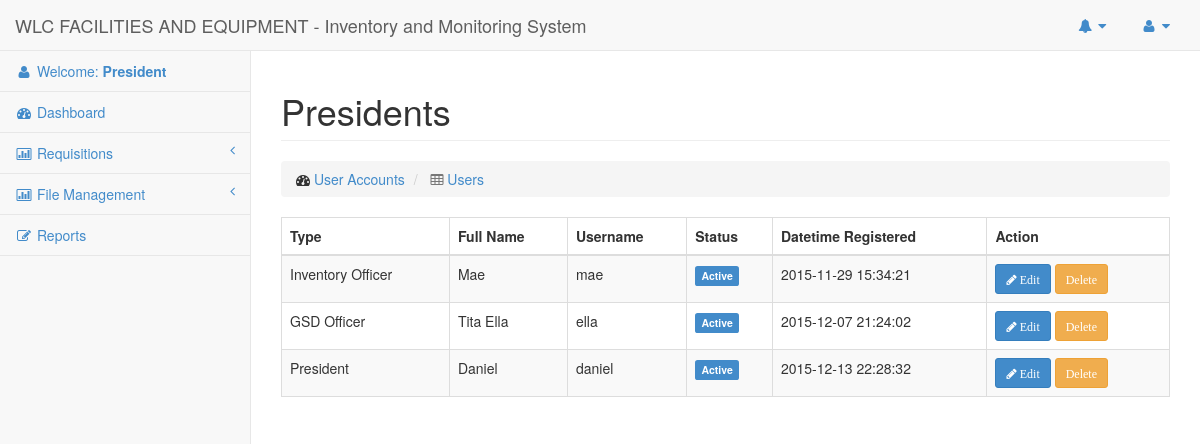
The page /Pages/Users/list.php (signed in) on the database as committed earlier.
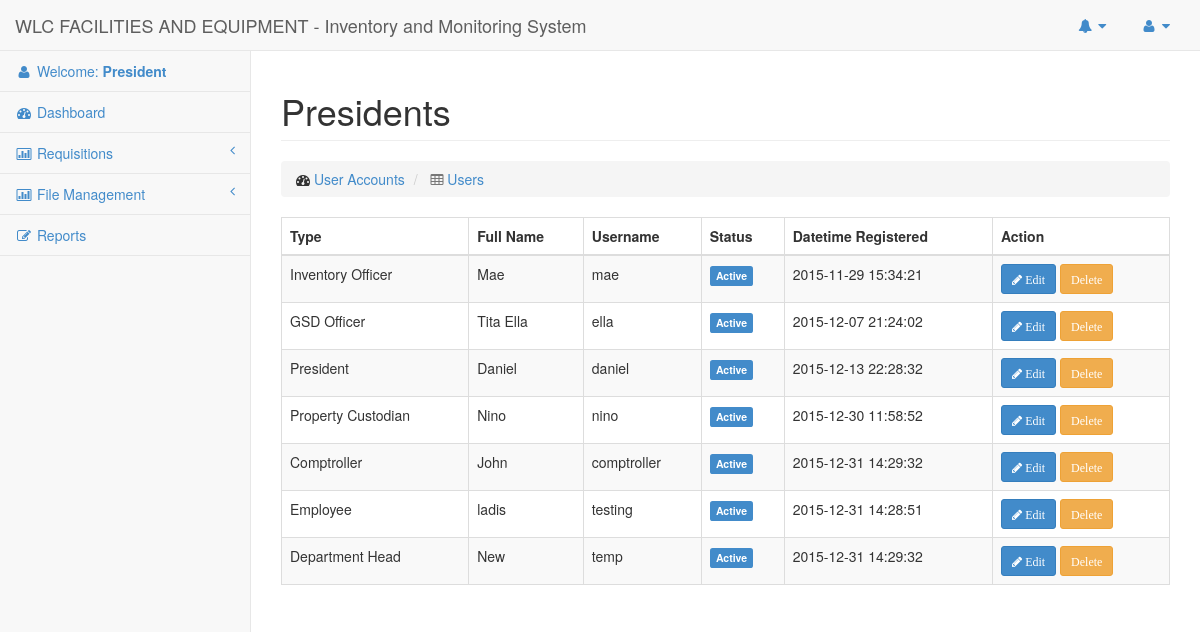
The same page on the database as committed later.
### tables this page shows
CREATE TABLE `users` (
  `id` int(50) NOT NULL AUTO_INCREMENT,
  `email` varchar(100) NOT NULL,
  `password` varchar(100) NOT NULL,
  `lastname` varchar(100) NOT NULL,
  `firstname` varchar(100) NOT NULL,
  `middlename` varchar(50) NOT NULL,
  `status` enum('Active','Inactive','Deleted') NOT NULL,
  `type` varchar(30) NOT NULL,
  `datetime_added` datetime NOT NULL,
  `datetime_updated` varchar(45) NOT NULL,
  `datetime_deleted` varchar(45) NOT NULL,
  `department_id` int(11) NOT NULL,
  PRIMARY KEY (`id`),
  UNIQUE KEY `user_id` (`id`),
  UNIQUE KEY `user_id_2` (`id`),
  UNIQUE KEY `user_id_3` (`id`)
);

### Core/Template.php (called while the page is built)
<?php
Class Template
{
	public static function header()
	{
		include $_SERVER['DOCUMENT_ROOT'].'/Pages/Includes/header.php';
	}
	public static function footer($scripts = false)
	{
		include $_SERVER['DOCUMENT_ROOT'].'/Pages/Includes/footer.php';
	}
}

### Config/DbConnection.php (called while the page is built, shortened)
<?php
Class DbConnection{
	private static $_instance;
	public static function connect() {
		if(!self::$_instance) {
			self::$_instance = new self();
		}
		return self::$_instance;
	}
	private function __construct() {
		$this->_connection = new mysqli(Constant::DB_HOST, Constant::DB_USER,
			Constant::DB_PASS, Constant::DB_NAME);
	}
	public function getConnection() {
		return $this->_connection;
	}
}

### Core/Login.php (called while the page is built, shortened)
<?php
Class Login {
	public static function getUserLoggedInId()
	{
		return $_SESSION['id'];
	}
}

### Repositories/Notification.php (called while the page is built, shortened)
<?php
class Notification extends Base
{
	public function getAllByRecepient($recepientId)
	{
		$sql = "
			SELECT
				`notifications`.`id` as notification_id,
				`notifications`.`msg` as notification_msg,
				`notifications`.`datetime_sent` as notification_datetime_sent,
				`users`.`firstname` as user_firstname,
				`users`.`lastname` as user_lastname
			FROM
				`notifications`
			JOIN
				`users`
			ON
				`users`.`id` = `notifications`.`sender_id`
			WHERE
				`notifications`.`recepient_id` = $recepientId
			AND
				`notifications`.`viewed` = '".Constant::NOTIFICATION_NOT_VIEWED."'
		";
		return $this->raw($sql);
	}
}

### Repositories/Base.php (called while the page is built, shortened)
<?php
Class Base {
	public $connection = '';
	public function __construct()
	{
		$this->connection = DbConnection::connect()->getConnection();
	}
	public function getAll($columns = null, $where = null)
	{
		$sql = '';
		if ($columns) {
			$sql = 'SELECT '.implode(',', $columns).' FROM '.$this->table;
		} else {
			$sql = 'SELECT * FROM '.$this->table;
		}
		$data = $this->connection->query($sql);
		return $data;
	}
	public function raw($sql)
	{
		return $this->connection->query($sql);
	}
}
?>

### Core/Link.php (called while the page is built)
<?php
Class Link
{
	public static function createUrl($url)
	{
		return 'http://'.$_SERVER['HTTP_HOST'].'/'.$url;
	}
}

### Core/LoggedInUser.php (called while the page is built, shortened)
<?php
Class LoggedInUser
{
	public static function type()
	{
		return isset($_SESSION['type']) ? $_SESSION['type'] : null;
	}
}

### Pages/Users/list.php (the view, shortened to what this page needs)
<?php
$userObj = new User();
?>
<?php Template::header(); ?>
  <div class="row">
      <div class="col-lg-12">
          <h1 class="page-header">Presidents</h1>
          <ol class="breadcrumb">
              <li>
                  <i class="fa fa-dashboard"></i>  <a href="#">User Accounts</a>
              </li>
              <li class='active'>
                  <i class="fa fa-table"></i>  <a href="#">Users</a>
              </li>
          </ol>
      </div>
  </div>
  <div class="row">
    <div class="col-md-12">
      <div class="table-responsive">
        <?php
            $result = $userObj->getAll([
                'email',
                'firstname',
                'middlename',
                'lastname',
                'status',
                'datetime_added',
                'type'
              ], []);
        ?>
        <table class="table table-striped table-hover table-bordered">
          <thead>
              <tr id='th'>
                <th> Type </th>
                <th> Full Name </th>
                <th> Username </th>
                <th> Status </th>
                <th> Datetime Registered </th>
                <th> Action </th>
              </tr>
          </thead>
          <tbody>
            <?php if ($result && 0 != $result->num_rows) { ?>
                <?php  while ($user = $result->fetch_assoc()) { ?>
                  <tr>
                    <td><?php echo $user['type']; ?></td>
                    <td><?php echo $user['firstname']; ?></td>
                    <td><?php echo $user['email']; ?></td>
                    <td><?php echo UserUtility::formatStatus($user['status']); ?></td>
                    <td><?php echo $user['datetime_added']; ?></td>
                    <td>
                        <a href="#" class='btn btn-sm btn-primary'>
                          <i class='fa fa-pencil'> Edit</i>
                        </a>
                        <a href="#" class='btn btn-sm btn-warning'>
                          <i class='fa fa-delete'>Delete</i>
                        </a>
                    </td>
                  </tr>
                <?php } ?>
            <?php } ?>
          </tbody>
        </table>
      </div>
    </div>
  </div>
<?php Template::footer(); ?>

### Pages/Includes/header.php (shortened to what this page needs)
<!DOCTYPE html>
<html lang="en">
<head>
    <?php
        Assets::renderCss([
            'bootstrap.min.css',
            'metisMenu.min.css',
            'timeline.css',
            'sb-admin-2.css',
            'morris.css',
            'font-awesome.min.css'
        ]);
    ?>
</head>
<body>
    <div id="wrapper">
        <nav class="navbar navbar-default navbar-static-top" role="navigation" style="margin-bottom: 0">
            <div class="navbar-header">
                <a class="navbar-brand" href="index.html">WLC FACILITIES AND EQUIPMENT - Inventory and Monitoring System</a>
            </div>
            <ul class="nav navbar-top-links navbar-right">
                <?php
                    $notificationObj = new Notification();
                    $notification = $notificationObj->getAllByRecepient(Login::getUserLoggedInId());
                ?>
                <li class="dropdown" <?php echo ($notification) ? "id='view_notif'" :'' ?>>
                    <a class="dropdown-toggle" data-toggle="dropdown" href="#">
                        <i class="fa fa-bell fa-fw"></i>  <i class="fa fa-caret-down"></i>
                    </a>
                </li>
                <li class="dropdown">
                    <a class="dropdown-toggle" data-toggle="dropdown" href="#">
                        <i class="fa fa-user fa-fw"></i>  <i class="fa fa-caret-down"></i>
                    </a>
                </li>
            </ul>
            <div class="navbar-default sidebar" role="navigation">
                <div class="sidebar-nav navbar-collapse">
                    <ul class="nav" id="side-menu">
                        <li>
                            <a href="javascript:void(0)"><i class="fa fa-user fa-fw"></i> Welcome: <b><?php echo $_SESSION['type']; ?></b></a>
                        </li>
                        <li>
                            <a href="<?php echo Link::createUrl('Pages/home.php'); ?>"><i class="fa fa-dashboard fa-fw"></i> Dashboard</a>
                        </li>
                        <?php if (LoggedInUser::type() == Constant::USER_PRESIDENT) { ?>
                            <li>
                                <a href="#"><i class="fa fa-bar-chart-o fa-fw"></i> Requisitions<span class="fa arrow"></span></a>
                            </li>
                            <li>
                                <a href="#"><i class="fa fa-bar-chart-o fa-fw"></i> File Management<span class="fa arrow"></span></a>
                            </li>
                            <li>
                                <a href="#"><i class="fa fa-edit fa-fw"></i> Reports</a>
                            </li>
                        <?php } ?>
                    </ul>
                </div>
            </div>
        </nav>
        <div id="page-wrapper">

### Core/Assets.php (shortened to what this page needs)
<?php
Class Assets
{
	public static function renderCss($filenames)
	{
		foreach ($filenames as $filename) {
			$filename = 'http://'.$_SERVER['HTTP_HOST'].'/css/'.$filename;
			echo "<link rel='stylesheet' href=$filename />";
		}
	}
}

### Utilities/UserUtility.php (shortened to what this page needs)
<?php
class UserUtility
{
	public static function formatStatus($status)
	{
		if ($status == Constant::USER_ACTIVE) {
			return '<label class="label label-primary">Active</label>';
		} else if ($status == Constant::USER_DELETED) {
			return '<label class="label label-danger">Deleted</label>';
		}
	}
}

### Pages/Includes/footer.php (shortened to what this page needs)
</div>
    </div>
</body>
</html>

### css/sb-admin-2.css (style rules this page uses)
body { background-color: #f8f8f8; }
#wrapper { width: 100%; }
#page-wrapper { padding: 0 15px; min-height: 568px; background-color: #fff; }
@media (min-width:768px) { #page-wrapper { position: inherit; margin: 0 0 0 250px; padding: 0 30px; border-left: 1px solid #e7e7e7; } }
.navbar-top-links { margin-right: 0; }
.navbar-top-links li { display: inline-block; }
.navbar-top-links li:last-child { margin-right: 15px; }
.navbar-top-links li a { padding: 15px; min-height: 50px; }
.sidebar .sidebar-nav.navbar-collapse { padding-right: 0; padding-left: 0; }
.sidebar ul li { border-bottom: 1px solid #e7e7e7; }
.sidebar .arrow { float: right; }
.sidebar .fa.arrow:before { content: "\f104"; }
@media (min-width:768px) { .sidebar { z-index: 1; position: absolute; width: 250px; margin-top: 51px; } }

Rows that differ between the two databases and show on the page:
added users: type "Property Custodian", firstname "Nino", email "nino", status "Active", datetime_added "2015-12-30 11:58:52"
added users: type "Comptroller", firstname "John", email "comptroller", status "Active", datetime_added "2015-12-31 14:29:32"
added users: type "Employee", firstname "ladis", email "testing", status "Active", datetime_added "2015-12-31 14:28:51"
added users: type "Department Head", firstname "New", email "temp", status "Active", datetime_added "2015-12-31 14:29:32"
